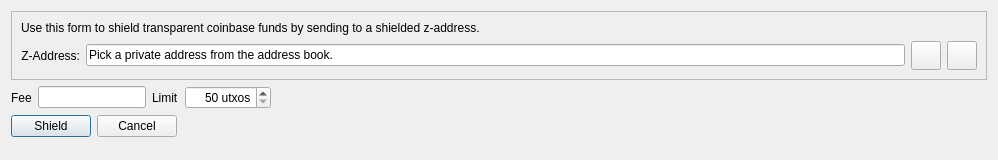
<?xml version="1.0" encoding="UTF-8"?>
<ui version="4.0">
 <class>ShieldCoinsDialog</class>
 <widget class="QDialog" name="ShieldCoinsDialog">
  <property name="geometry">
   <rect>
    <x>0</x>
    <y>0</y>
    <width>998</width>
    <height>160</height>
   </rect>
  </property>
  <property name="windowTitle">
   <string>Shield Coins</string>
  </property>
  <layout class="QFormLayout" name="formLayout">
   <item row="2" column="0">
    <layout class="QHBoxLayout" name="horizontalLayout_4">
     <item>
      <widget class="QPushButton" name="shieldButton">
       <property name="toolTip">
        <string>Shield coins</string>
       </property>
       <property name="text">
        <string>Shield</string>
       </property>
       <property name="icon">
        <iconset resource="../bitcoin.qrc">
         <normaloff>:/images/shield</normaloff>:/images/shield</iconset>
       </property>
       <property name="autoDefault">
        <bool>false</bool>
       </property>
       <property name="default">
        <bool>true</bool>
       </property>
      </widget>
     </item>
     <item>
      <widget class="QPushButton" name="cancelButton">
       <property name="toolTip">
        <string>Cancel operation</string>
       </property>
       <property name="text">
        <string>Cancel</string>
       </property>
       <property name="icon">
        <iconset resource="../bitcoin.qrc">
         <normaloff>:/images/clear</normaloff>:/images/clear</iconset>
       </property>
      </widget>
     </item>
    </layout>
   </item>
   <item row="0" column="0" colspan="2">
    <widget class="QFrame" name="frame">
     <property name="frameShape">
      <enum>QFrame::StyledPanel</enum>
     </property>
     <property name="frameShadow">
      <enum>QFrame::Raised</enum>
     </property>
     <layout class="QHBoxLayout" name="horizontalLayout">
      <item>
       <layout class="QGridLayout" name="gridLayout">
        <item row="2" column="0">
         <layout class="QHBoxLayout" name="horizontalLayout_2">
          <item>
           <widget class="QLabel" name="label_2">
            <property name="toolTip">
             <string>An optional label to associate with the new receiving address.</string>
            </property>
            <property name="text">
             <string>Z-Address:</string>
            </property>
            <property name="alignment">
             <set>Qt::AlignRight|Qt::AlignTrailing|Qt::AlignVCenter</set>
            </property>
           </widget>
          </item>
          <item>
           <widget class="QLineEdit" name="reqShieldAddress">
            <property name="enabled">
             <bool>true</bool>
            </property>
            <property name="text">
             <string>Pick a private address from the address book.</string>
            </property>
            <property name="readOnly">
             <bool>true</bool>
            </property>
           </widget>
          </item>
          <item>
           <widget class="QToolButton" name="AddressBookButton">
            <property name="toolTip">
             <string>Choose new or previously used address</string>
            </property>
            <property name="text">
             <string/>
            </property>
            <property name="icon">
             <iconset resource="../bitcoin.qrc">
              <normaloff>:/images/addressbook1</normaloff>:/images/addressbook1</iconset>
            </property>
            <property name="iconSize">
             <size>
              <width>22</width>
              <height>22</height>
             </size>
            </property>
            <property name="shortcut">
             <string>Alt+A</string>
            </property>
           </widget>
          </item>
          <item>
           <widget class="QToolButton" name="deleteButton">
            <property name="toolTip">
             <string>Remove this entry</string>
            </property>
            <property name="text">
             <string/>
            </property>
            <property name="icon">
             <iconset resource="../bitcoin.qrc">
              <normaloff>:/images/clear</normaloff>:/images/clear</iconset>
            </property>
            <property name="iconSize">
             <size>
              <width>22</width>
              <height>22</height>
             </size>
            </property>
           </widget>
          </item>
         </layout>
        </item>
        <item row="1" column="0">
         <widget class="QLabel" name="label_5">
          <property name="text">
           <string>Use this form to shield transparent coinbase funds by sending to a shielded z-address.</string>
          </property>
         </widget>
        </item>
       </layout>
      </item>
     </layout>
    </widget>
   </item>
   <item row="1" column="0">
    <layout class="QHBoxLayout" name="horizontalLayout_3">
     <item>
      <widget class="QLabel" name="label">
       <property name="text">
        <string>Fee</string>
       </property>
      </widget>
     </item>
     <item>
      <widget class="BitcoinAmountField" name="customFee"/>
     </item>
     <item>
      <widget class="QLabel" name="label_3">
       <property name="text">
        <string>Limit</string>
       </property>
      </widget>
     </item>
     <item>
      <widget class="QSpinBox" name="operationLimit">
       <property name="alignment">
        <set>Qt::AlignRight|Qt::AlignTrailing|Qt::AlignVCenter</set>
       </property>
       <property name="suffix">
        <string> utxos</string>
       </property>
       <property name="minimum">
        <number>50</number>
       </property>
       <property name="maximum">
        <number>5000</number>
       </property>
       <property name="singleStep">
        <number>10</number>
       </property>
      </widget>
     </item>
     <item>
      <spacer name="horizontalSpacer_2">
       <property name="orientation">
        <enum>Qt::Horizontal</enum>
       </property>
       <property name="sizeHint" stdset="0">
        <size>
         <width>40</width>
         <height>20</height>
        </size>
       </property>
      </spacer>
     </item>
    </layout>
   </item>
  </layout>
 </widget>
 <customwidgets>
  <customwidget>
   <class>BitcoinAmountField</class>
   <extends>QLineEdit</extends>
   <header>bitcoinamountfield.h</header>
   <container>1</container>
  </customwidget>
 </customwidgets>
 <resources>
  <include location="../bitcoin.qrc"/>
 </resources>
 <connections/>
</ui>
